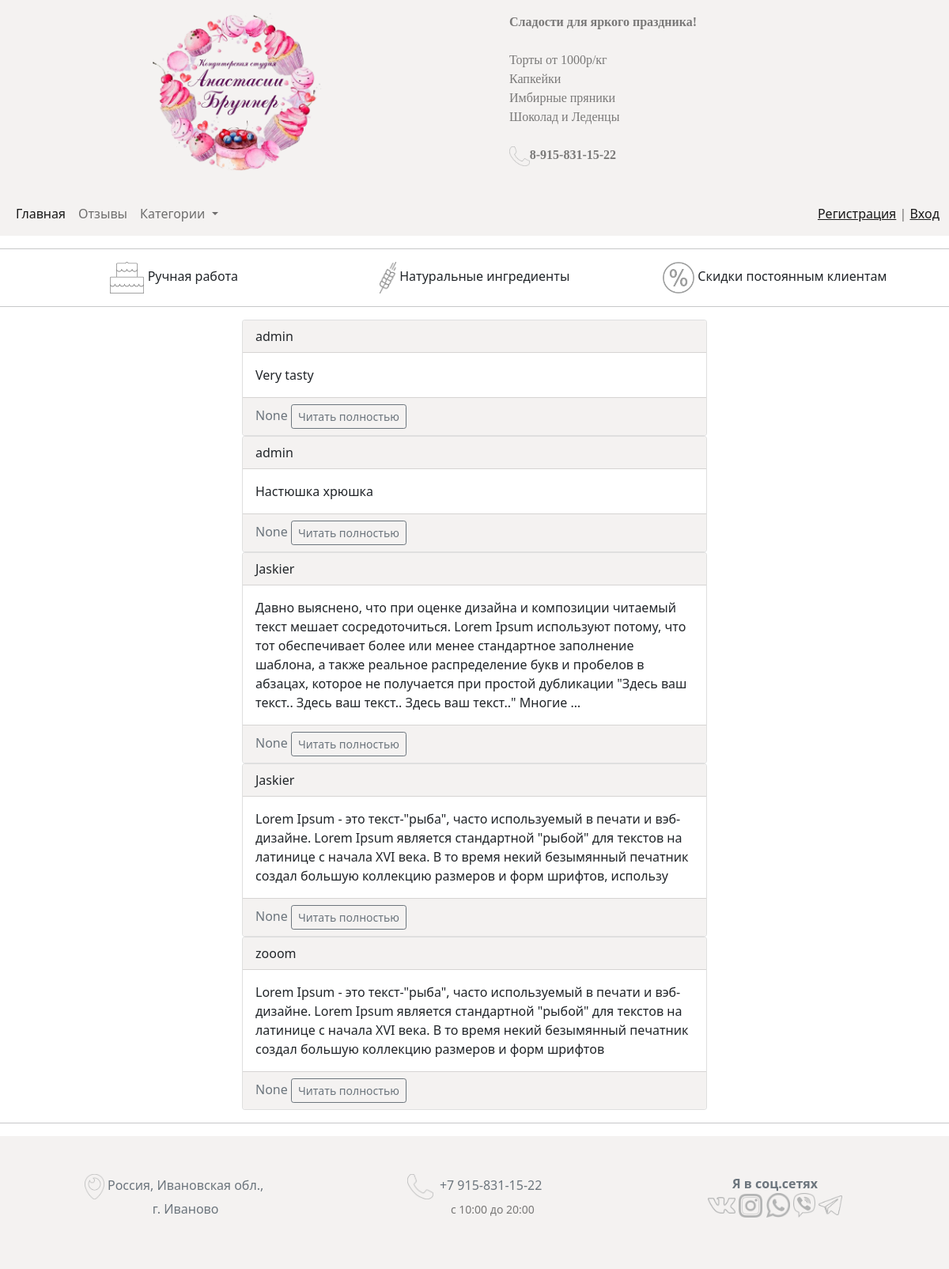
Page /comments/ on the earlier database version.
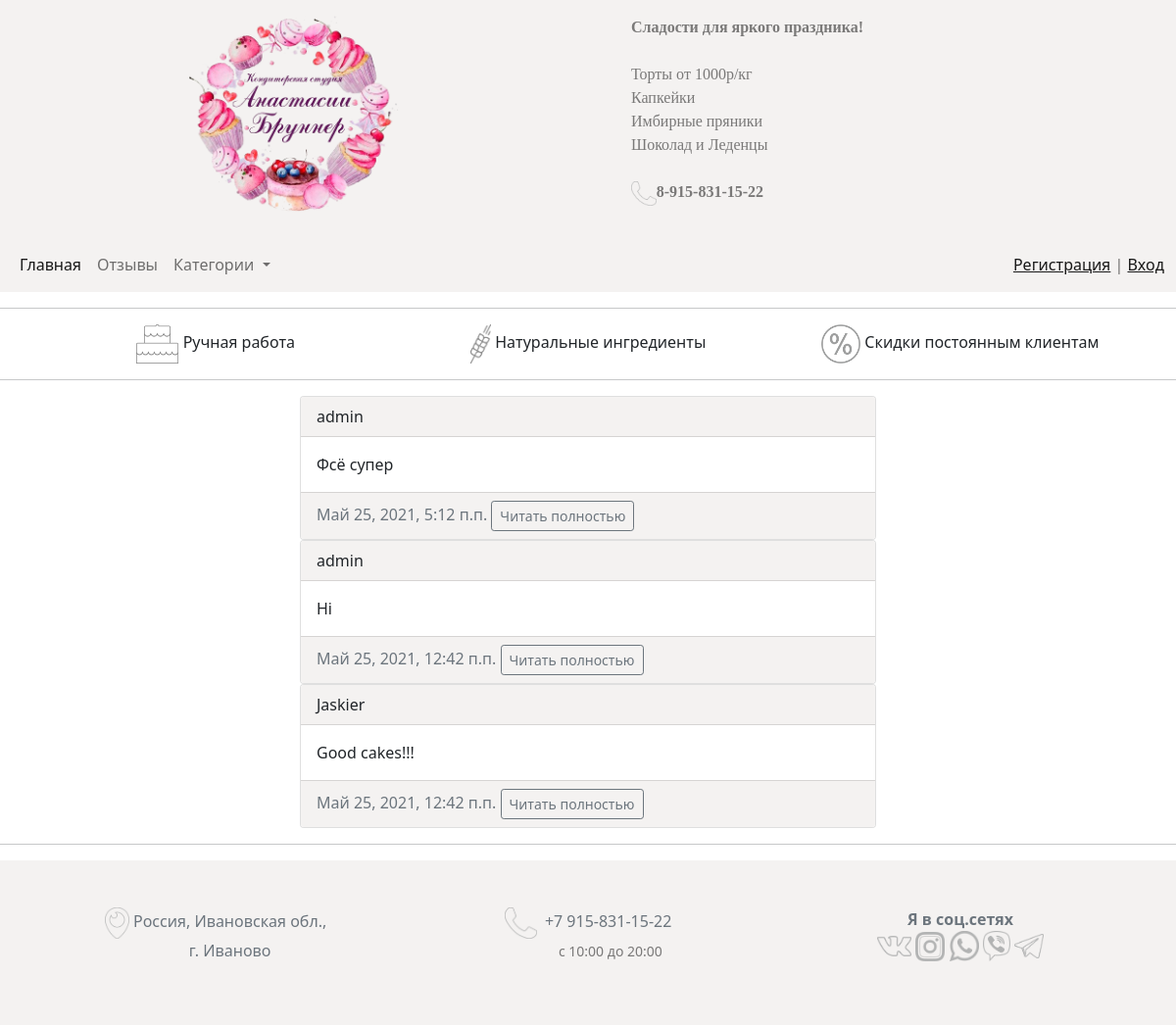
Same page on the later database version.
### comments/models.py (models this page shows, shortened)
class Comment(models.Model):
    text = models.TextField(verbose_name='Текст отзыва')
    created_at = models.DateTimeField(auto_now_add=True, verbose_name='Дата создания')
    author = models.ForeignKey(User, on_delete=models.CASCADE, verbose_name='Автор')
    def get_absolute_url(self):
        return reverse_lazy('comment_detail', kwargs={'pk': self.pk})
    class Meta:
        verbose_name = 'Комментарий'
        verbose_name_plural = 'Комментарии'
        ordering = ['-created_at']

### comments/views.py (the view)
# urls.py: path('', CommentsView.as_view(), name='comments'),
class CommentsView(ListView):
    model = Comment
    template_name = 'comments/comment_list.html'
    context_object_name = 'comments'
    def get_context_data(self, *, object_list=None, **kwargs):
        context = super().get_context_data(**kwargs)
        context['title'] = 'Комментарии'
        return context

### sweets/models.py (called while the page is built)
    def get_absolute_url(self):
        return reverse('cake_by_category', kwargs={'category_id': self.pk})

### sweets/templatetags/menu.py (called while the page is built)
@register.inclusion_tag('sweets/menu_tpl.html')
def menu_category(menu_class='menu'):
    categories = Category.objects.all()
    return {'categories': categories, 'menu_class': menu_class}

### comments/templates/comments/comment_list.html (shortened to what this page needs)
{% extends 'sweets/base.html' %}
{% block nav %}
    {% include 'sweets/menu.html' %}
{% endblock %}
{% block content %}
    <div class="row row-cols-sm-4">
        <div class="col-sm-6 offset-sm-3">
            {% for comment in comments %}
            <div class="card">
                <div class="card-header" id="header-color">
                    {{ comment.author }}
                </div>
                <div class="card-body">
                    <p class="card-text">{{ comment.text|linebreaksbr|truncatewords:50 }}</p>
                </div>
                <div class="card-footer text-muted" id="header-color">
                    {{ comment.created_at }}
                    <a href="{{ comment.get_absolute_url }}" class="btn btn-outline-secondary btn-sm">Читать полностью</a>
                </div>
            </div>
            {% endfor %}
        </div>
    </div>
{% endblock %}

Differences in the rows shown:
removed Comment: author "admin", text "Настюшка хрюшка", created_at "None"
removed Comment: author "Jaskier", text "Lorem Ipsum - это текст-\"рыба\", часто используемый в печати и вэб-дизайне. Lorem Ipsum является стандартной \"рыбой\" для текстов на латинице с начала XVI века. В то время некий безымянный печатник создал большую коллекцию размеров и форм шрифтов, использу", created_at "None"
removed Comment: author "zooom", text "Lorem Ipsum - это текст-\"рыба\", часто используемый в печати и вэб-дизайне. Lorem Ipsum является стандартной \"рыбой\" для текстов на латинице с начала XVI века. В то время некий безымянный печатник создал большую коллекцию размеров и форм шрифтов", created_at "None"
changed Comment: text "Very tasty" → "Фсё супер"; created_at "None" → "Май 25, 2021, 5:12 п.п."
added Comment: author "admin", text "Hi", created_at "Май 25, 2021, 12:42 п.п."
changed Comment "Jaskier": text "Давно выяснено, что при оценке дизайна и композиции читаемый текст мешает сосредоточиться. Lorem Ipsum используют потому, что тот обеспечивает более или менее стандартное заполнение шаблона, а также реальное распределение букв и пробелов в абзацах, которое не получается при простой дубликации \"Здесь ваш текст.. Здесь ваш текст.. Здесь ваш текст..\" Многие …" → "Good cakes!!!"; created_at "None" → "Май 25, 2021, 12:42 п.п."
